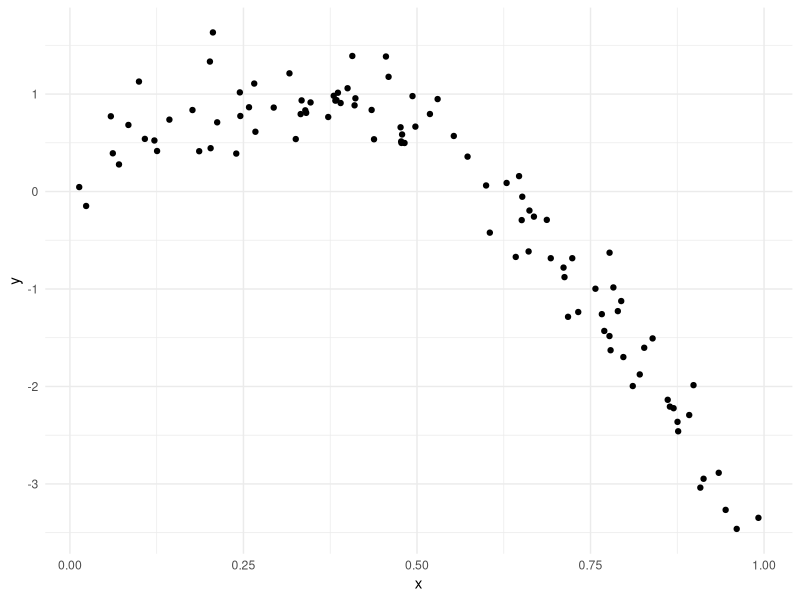
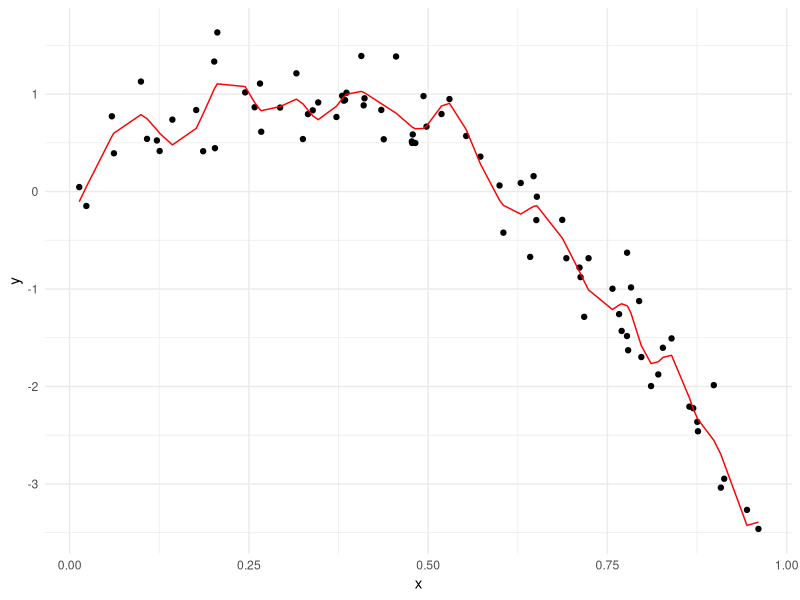
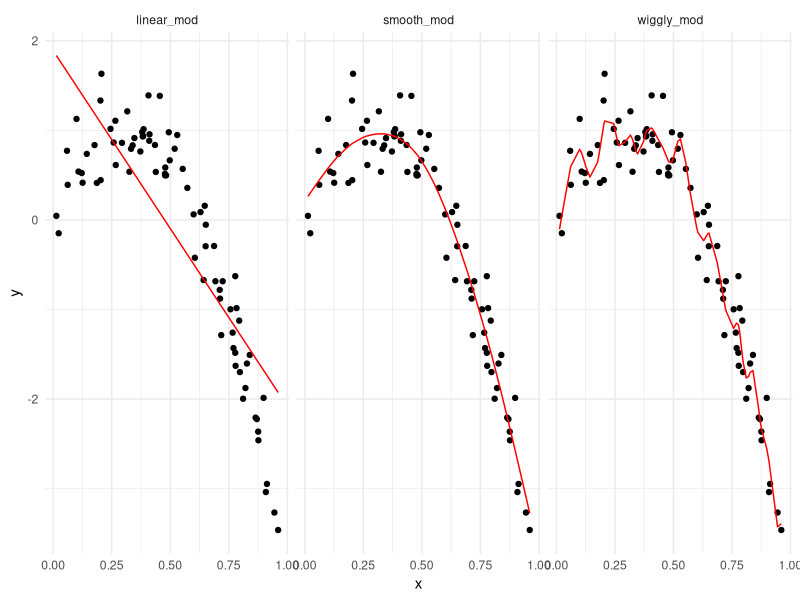

The R source for these figures, in order:
## ---- chunk 1
library(tidyverse)
library(modelr)
library(mgcv)

knitr::opts_chunk$set(
  fig.width = 6,
  fig.asp = .6,
  out.width = "90%"
)


theme_set(theme_minimal()+theme(legend.position = "bottom"))

options(
  ggplot2.continuous.colur = "viridis",
  ggplot2.continuous.fill = "viridis"
)

scale_colour_discrete = scale_colour_viridis_d
scale_fill_discrete = scale_fill_viridis_d


set.seed(1)
## ---- chunk 2

nonlin_df = 
  tibble(
    id = 1:100,
    x = runif(100,0,1),
    y = 1 - 10 * (x - .3)^2 + rnorm(100,0, .3)
  )
## ---- chunk 3
nonlin_df %>% 
  ggplot(aes(x = x, y = y))+
  geom_point()

## ---- chunk 4
train_df = sample_n(nonlin_df, size = 80)
test_df = anti_join(nonlin_df, train_df, by = "id")
## ---- chunk 5
linear_mod = lm(y ~ x, data = train_df)
smooth_mod = gam(y ~s(x), data = train_df)
wiggly_mod = gam(y ~ s(x, k = 30), sp = 10e-6, data = train_df)
## ---- chunk 6
train_df %>% 
  add_predictions(wiggly_mod) %>% 
  ggplot(aes(x = x, y = y))+
  geom_point() + 
  geom_line(aes(y = pred), color = "red")
## ---- chunk 7
train_df %>% 
  gather_predictions(linear_mod, smooth_mod, wiggly_mod) %>% 
  ggplot(aes(x = x, y = y))+
  geom_point() + 
  geom_line(aes(y = pred), color = "red")+
  facet_grid(. ~ model)
## ---- chunk 8
rmse(linear_mod, test_df)
rmse(smooth_mod, test_df)
rmse(wiggly_mod, test_df)
